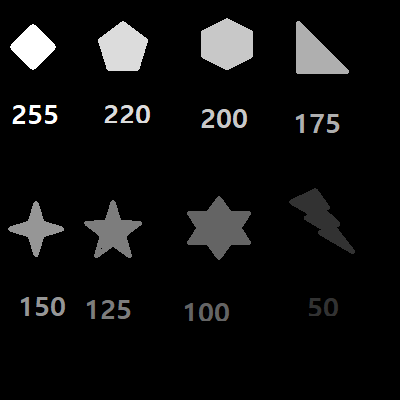
#> input picture 7week/threshold_test.png, 400 x 400 px
$ python Practice_Threshold.py
#> lines starting #> are read from the running program, lines starting #| are printed output that depends on the picture
import numpy as np
import cv2

def threshold(src, value):
    ret, image = cv2.threshold(src, value, 255, cv2.THRESH_BINARY)
    return image

def Auto_threshold(src):
    ret, image = cv2.threshold(src, 0, 255, cv2.THRESH_OTSU)
    return image

if __name__ == "__main__":
    image = cv2.imread('threshold_test.png')
#> image is the input picture: shape (400, 400, 3); mean B, G, R 15.6, 15.6, 15.6

    image_100 = threshold(image, 100)
#> in threshold, `ret, image = cv2.threshold(src, value, 255, cv2.THRESH_BINARY)`:
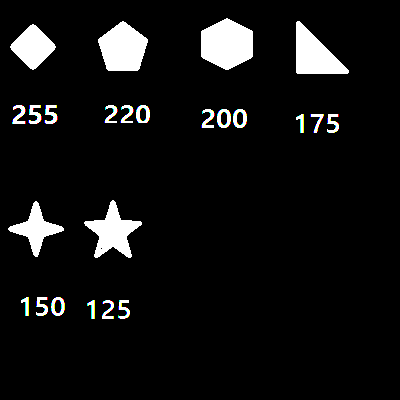
#> image: shape (400, 400, 3); mean B, G, R 18, 18.1, 18
#> in threshold, `ret, image = cv2.threshold(src, value, 255, cv2.THRESH_BINARY)`: ret = 100
    image_150 = threshold(image, 150)
#> call 2 of threshold, with value = 150
#> in threshold (call 2), `ret, image = cv2.threshold(src, value, 255, cv2.THRESH_BINARY)`:
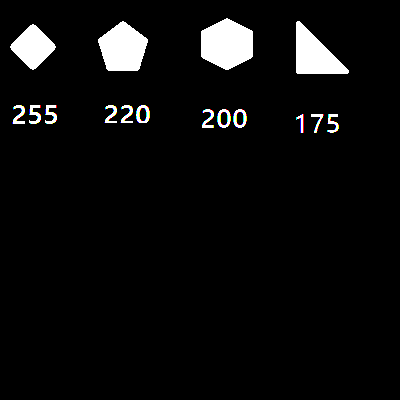
#> image: shape (400, 400, 3); mean B, G, R 12.6, 12.7, 12.7
#> in threshold (call 2), `ret, image = cv2.threshold(src, value, 255, cv2.THRESH_BINARY)`: ret = 150
#> (the run stopped early here; a loop or call above may not have finished)
